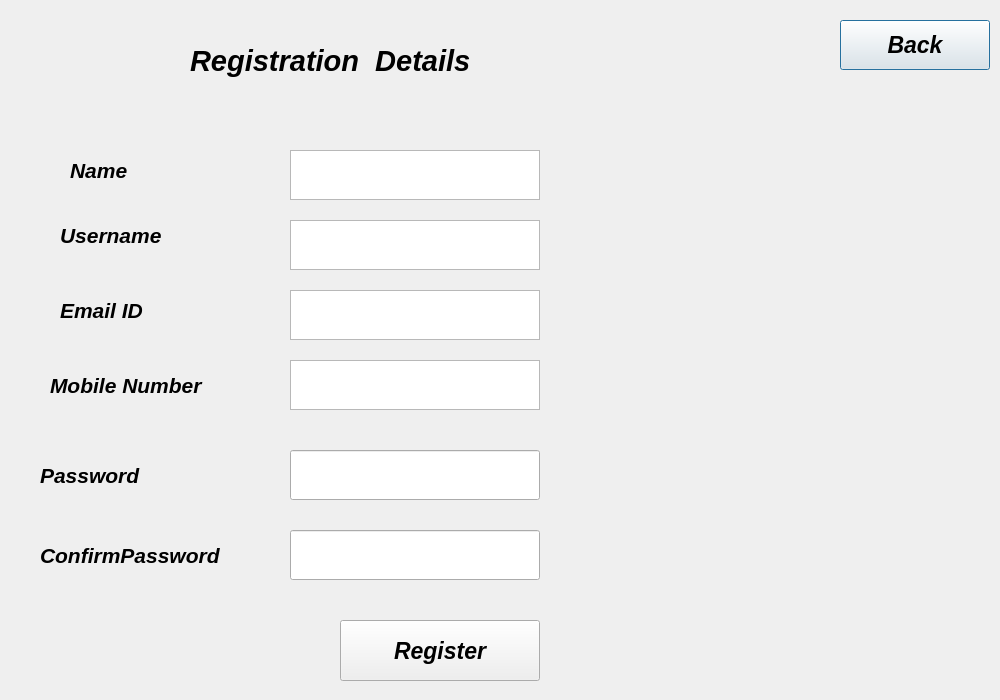
<?xml version="1.0" encoding="UTF-8"?>
<ui version="4.0">
 <class>RegistrationPage</class>
 <widget class="QDialog" name="RegistrationPage">
  <property name="geometry">
   <rect>
    <x>0</x>
    <y>0</y>
    <width>1000</width>
    <height>700</height>
   </rect>
  </property>
  <property name="maximumSize">
   <size>
    <width>1000</width>
    <height>700</height>
   </size>
  </property>
  <property name="windowTitle">
   <string>Dialog</string>
  </property>
  <widget class="QLabel" name="RegistrationDetailLabel">
   <property name="geometry">
    <rect>
     <x>190</x>
     <y>30</y>
     <width>411</width>
     <height>61</height>
    </rect>
   </property>
   <property name="maximumSize">
    <size>
     <width>450</width>
     <height>70</height>
    </size>
   </property>
   <property name="font">
    <font>
     <pointsize>22</pointsize>
     <italic>true</italic>
     <bold>true</bold>
    </font>
   </property>
   <property name="text">
    <string>Registration  Details</string>
   </property>
  </widget>
  <widget class="QPushButton" name="BackButton">
   <property name="geometry">
    <rect>
     <x>840</x>
     <y>20</y>
     <width>150</width>
     <height>50</height>
    </rect>
   </property>
   <property name="maximumSize">
    <size>
     <width>150</width>
     <height>50</height>
    </size>
   </property>
   <property name="font">
    <font>
     <pointsize>17</pointsize>
     <italic>true</italic>
     <bold>true</bold>
    </font>
   </property>
   <property name="text">
    <string>Back</string>
   </property>
  </widget>
  <widget class="QLabel" name="NameLabel">
   <property name="geometry">
    <rect>
     <x>70</x>
     <y>150</y>
     <width>150</width>
     <height>41</height>
    </rect>
   </property>
   <property name="maximumSize">
    <size>
     <width>150</width>
     <height>50</height>
    </size>
   </property>
   <property name="font">
    <font>
     <pointsize>16</pointsize>
     <italic>true</italic>
     <bold>true</bold>
    </font>
   </property>
   <property name="text">
    <string>Name</string>
   </property>
  </widget>
  <widget class="QLabel" name="UsernameLabel">
   <property name="geometry">
    <rect>
     <x>60</x>
     <y>210</y>
     <width>150</width>
     <height>50</height>
    </rect>
   </property>
   <property name="maximumSize">
    <size>
     <width>150</width>
     <height>50</height>
    </size>
   </property>
   <property name="font">
    <font>
     <pointsize>16</pointsize>
     <italic>true</italic>
     <bold>true</bold>
    </font>
   </property>
   <property name="text">
    <string>Username</string>
   </property>
  </widget>
  <widget class="QLabel" name="EmailIdLabel">
   <property name="geometry">
    <rect>
     <x>60</x>
     <y>290</y>
     <width>141</width>
     <height>41</height>
    </rect>
   </property>
   <property name="maximumSize">
    <size>
     <width>150</width>
     <height>50</height>
    </size>
   </property>
   <property name="font">
    <font>
     <pointsize>16</pointsize>
     <italic>true</italic>
     <bold>true</bold>
    </font>
   </property>
   <property name="text">
    <string>Email ID</string>
   </property>
  </widget>
  <widget class="QLabel" name="MobileNumberLabel">
   <property name="geometry">
    <rect>
     <x>50</x>
     <y>360</y>
     <width>231</width>
     <height>50</height>
    </rect>
   </property>
   <property name="maximumSize">
    <size>
     <width>250</width>
     <height>50</height>
    </size>
   </property>
   <property name="font">
    <font>
     <pointsize>16</pointsize>
     <italic>true</italic>
     <bold>true</bold>
    </font>
   </property>
   <property name="text">
    <string>Mobile Number</string>
   </property>
  </widget>
  <widget class="QLabel" name="PasswordLabel">
   <property name="geometry">
    <rect>
     <x>40</x>
     <y>450</y>
     <width>231</width>
     <height>50</height>
    </rect>
   </property>
   <property name="maximumSize">
    <size>
     <width>250</width>
     <height>50</height>
    </size>
   </property>
   <property name="font">
    <font>
     <pointsize>16</pointsize>
     <italic>true</italic>
     <bold>true</bold>
    </font>
   </property>
   <property name="text">
    <string>Password</string>
   </property>
  </widget>
  <widget class="QLabel" name="ConfirmPasswordLabel">
   <property name="geometry">
    <rect>
     <x>40</x>
     <y>530</y>
     <width>231</width>
     <height>50</height>
    </rect>
   </property>
   <property name="maximumSize">
    <size>
     <width>250</width>
     <height>50</height>
    </size>
   </property>
   <property name="font">
    <font>
     <pointsize>16</pointsize>
     <italic>true</italic>
     <bold>true</bold>
    </font>
   </property>
   <property name="text">
    <string>ConfirmPassword</string>
   </property>
  </widget>
  <widget class="QPushButton" name="RegisterButton">
   <property name="geometry">
    <rect>
     <x>340</x>
     <y>620</y>
     <width>200</width>
     <height>61</height>
    </rect>
   </property>
   <property name="maximumSize">
    <size>
     <width>200</width>
     <height>70</height>
    </size>
   </property>
   <property name="font">
    <font>
     <pointsize>17</pointsize>
     <italic>true</italic>
     <bold>true</bold>
    </font>
   </property>
   <property name="text">
    <string>Register</string>
   </property>
  </widget>
  <widget class="QTextEdit" name="NameTextField">
   <property name="geometry">
    <rect>
     <x>290</x>
     <y>150</y>
     <width>250</width>
     <height>50</height>
    </rect>
   </property>
   <property name="maximumSize">
    <size>
     <width>250</width>
     <height>50</height>
    </size>
   </property>
   <property name="font">
    <font>
     <pointsize>13</pointsize>
     <italic>true</italic>
     <bold>true</bold>
    </font>
   </property>
  </widget>
  <widget class="QTextEdit" name="UsernameTextField">
   <property name="geometry">
    <rect>
     <x>290</x>
     <y>220</y>
     <width>250</width>
     <height>50</height>
    </rect>
   </property>
   <property name="maximumSize">
    <size>
     <width>250</width>
     <height>50</height>
    </size>
   </property>
   <property name="font">
    <font>
     <pointsize>13</pointsize>
     <italic>true</italic>
     <bold>true</bold>
    </font>
   </property>
  </widget>
  <widget class="QTextEdit" name="EmailIdTextField">
   <property name="geometry">
    <rect>
     <x>290</x>
     <y>290</y>
     <width>250</width>
     <height>50</height>
    </rect>
   </property>
   <property name="maximumSize">
    <size>
     <width>250</width>
     <height>50</height>
    </size>
   </property>
   <property name="font">
    <font>
     <pointsize>13</pointsize>
     <italic>true</italic>
     <bold>true</bold>
    </font>
   </property>
  </widget>
  <widget class="QTextEdit" name="MobileNumberTextField">
   <property name="geometry">
    <rect>
     <x>290</x>
     <y>360</y>
     <width>250</width>
     <height>50</height>
    </rect>
   </property>
   <property name="maximumSize">
    <size>
     <width>250</width>
     <height>50</height>
    </size>
   </property>
   <property name="font">
    <font>
     <pointsize>13</pointsize>
     <italic>true</italic>
     <bold>true</bold>
    </font>
   </property>
  </widget>
  <widget class="QLineEdit" name="PasswordLineEdit">
   <property name="geometry">
    <rect>
     <x>290</x>
     <y>450</y>
     <width>250</width>
     <height>50</height>
    </rect>
   </property>
   <property name="maximumSize">
    <size>
     <width>250</width>
     <height>50</height>
    </size>
   </property>
   <property name="font">
    <font>
     <pointsize>13</pointsize>
     <italic>true</italic>
     <bold>true</bold>
    </font>
   </property>
   <property name="echoMode">
    <enum>QLineEdit::Password</enum>
   </property>
  </widget>
  <widget class="QLineEdit" name="ConfirmPasswordLineEdit">
   <property name="geometry">
    <rect>
     <x>290</x>
     <y>530</y>
     <width>250</width>
     <height>50</height>
    </rect>
   </property>
   <property name="maximumSize">
    <size>
     <width>250</width>
     <height>50</height>
    </size>
   </property>
   <property name="font">
    <font>
     <pointsize>13</pointsize>
     <italic>true</italic>
     <bold>true</bold>
    </font>
   </property>
   <property name="echoMode">
    <enum>QLineEdit::Password</enum>
   </property>
  </widget>
 </widget>
 <resources/>
 <connections/>
</ui>
